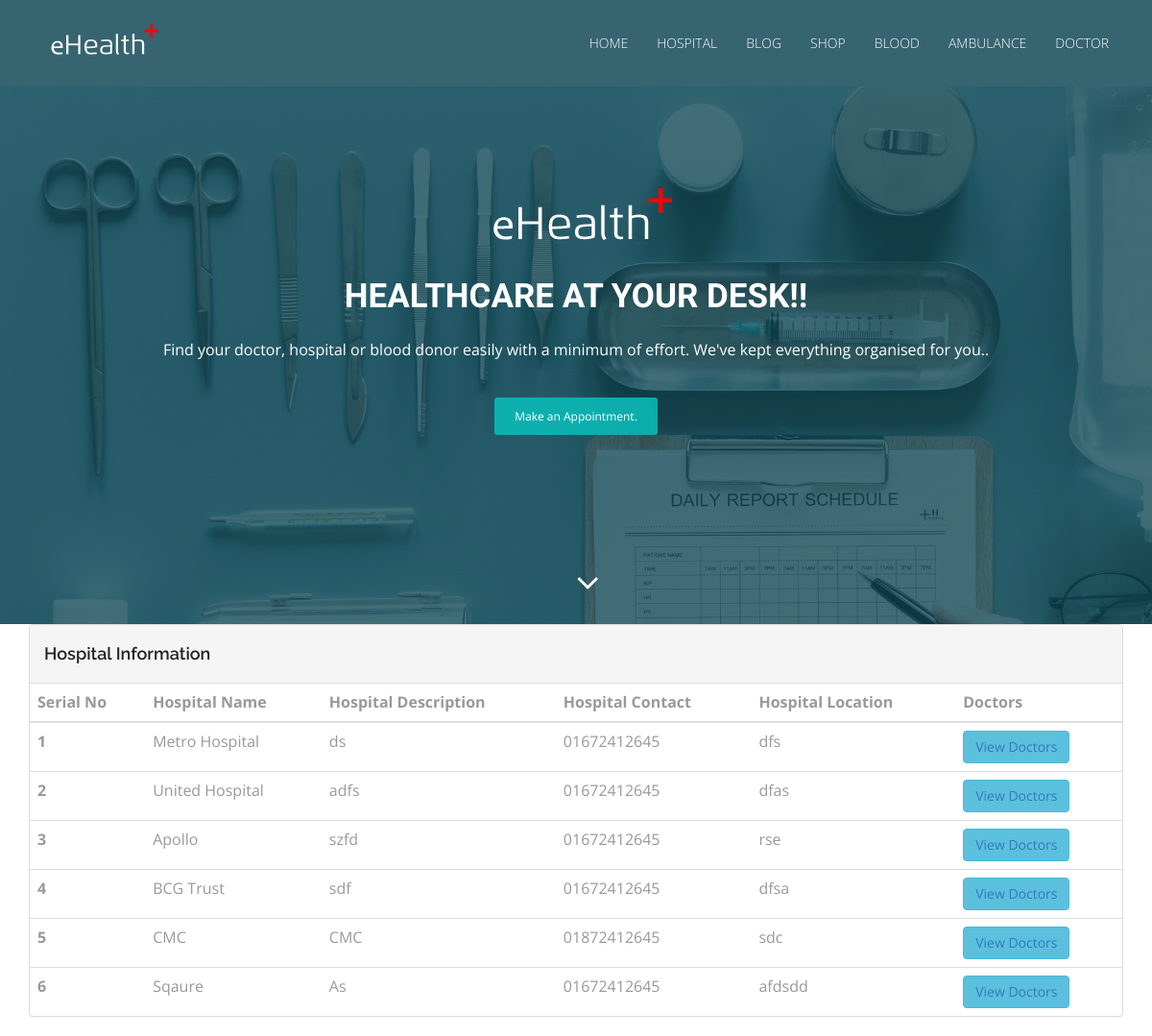
Screenshot of /index.php/welcome/hospital_master with the database file from the repository.
### tables this page shows
CREATE TABLE `tbl_hospital` (
  `hospital_id` int(11) NOT NULL,
  `cabin_id` int(11) NOT NULL,
  `hospital_name` varchar(255) NOT NULL,
  `hospital_desc` text NOT NULL,
  `hospital_contact` varchar(16) NOT NULL,
  `hospital_location` text NOT NULL,
  `hospital_status` tinyint(3) NOT NULL
);

### application/controllers/Welcome.php (called while the page is built, shortened)
<?php
class Welcome extends CI_Controller {
    public function __construct()
    {
        $this->load->model('welcome_model');
    }
    public function hospital_master()
    {
        $data = array();
        $data['hospital_list'] =$this->welcome_model->get_all_active_hospitals();
        $this->load->view('pages/hospital_master',$data);
    }
}

### index.php (called while the page is built, shortened)
<?php
require_once BASEPATH.'core/CodeIgniter.php';

### application/models/Welcome_model.php (called while the page is built, shortened)
<?php
class Welcome_model extends CI_Model{
    public function get_all_active_hospitals()
    {
        $result = $this->db->select('*')
            ->from('tbl_hospital')
            ->where('hospital_status',1)
            ->get()
            ->result();
        return $result;
    }
}

### application/views/pages/hospital_master.php (the view, shortened to what this page needs)
<!DOCTYPE html>
<html lang="en">
<head>
    <link rel="stylesheet" type="text/css" href="<?php echo base_url()?>asset/css/font-awesome.min.css">
    <link rel="stylesheet" type="text/css" href="<?php echo base_url()?>asset/css/bootstrap.min.css">
    <link rel="stylesheet" type="text/css" href="<?php echo base_url()?>asset/css/style.css">
</head>
<body id="myPage" data-spy="scroll" data-target=".navbar" data-offset="60">
<section id="banner" class="banner">
    <div class="bg-color">
        <nav class="navbar navbar-default navbar-fixed-top">
            <div class="container">
                <div class="col-md-12">
                    <div class="navbar-header">
                        <a class="navbar-brand" href="<?php echo base_url()?>"><img src="<?php echo base_url()?>asset/img/logo.png" class="img-responsive" style="width: 140px; margin-top: -16px;"></a>
                    </div>
                    <div class="collapse navbar-collapse navbar-right" id="myNavbar">
                        <ul class="nav navbar-nav">
                            <li class=""><a href="<?php echo base_url()?>">Home</a></li>
                            <li class=""><a href="<?php echo base_url('welcome/hospital_master')?>">Hospital</a></li>
                            <li class=""><a href="#blog">Blog</a></li>
                            <li class=""><a href="#shop">Shop</a></li>
                            <li class=""><a href="<?php echo base_url('welcome/add_donor_master')?>">Blood</a></li>
                            <li class=""><a href="<?php echo base_url('welcome/add_ambulance_master')?>">Ambulance</a></li>
                            <li class=""><a href="<?php echo base_url('welcome/add_doctor_master')?>">doctor</a></li>
                        </ul>
                    </div>
                </div>
            </div>
        </nav>
        <div class="container">
            <div class="row">
                <div class="banner-info">
                    <div class="banner-logo text-center">
                        <img src="<?php echo base_url()?>asset/img/logo.png" class="img-responsive">
                    </div>
                    <div class="banner-text text-center">
                        <h1 class="white">Healthcare at your desk!!</h1>
                        <p>Find your doctor, hospital or blood donor easily with a minimum of effort. We've kept everything organised for you..</p>
                        <a href="<?php echo base_url('welcome/add_doctor_master')?>" class="btn btn-appoint">Make an Appointment.</a>
                    </div>
                    <div class="overlay-detail text-center">
                        <a href="#cta-3"><i class="fa fa-angle-down"></i></a>
                    </div>
                </div>
            </div>
        </div>
    </div>
</section>
<section>
    <div class="container">
        <div class="panel panel-default">
            <div class="panel-heading">  <h4 >Hospital Information</h4></div>
            <table class="table table-dark">
                <thead>
                <tr>
                    <th scope="col">Serial No</th>
                    <th scope="col">Hospital Name</th>
                    <th scope="col">Hospital Description</th>
                    <th scope="col">Hospital Contact</th>
                    <th scope="col">Hospital Location</th>
                    <th scope="col">Doctors</th>
                </tr>
                </thead>
                <tbody>
                <?php
                $i = 1;
                foreach ($hospital_list as $hospital)
                {
                ?>
                    <tr>
                        <th scope="row"><?php echo $i++?></th>
                        <td><?php echo $hospital->hospital_name?></td>
                        <td><?php echo $hospital->hospital_desc?></td>
                        <td><?php echo $hospital->hospital_contact?></td>
                        <td><?php echo $hospital->hospital_location?></td>
                        <td><button type="button" class="btn btn-info"><a href="<?php echo base_url("welcome/add_hospital_doctors/$hospital->hospital_id")?>" target="_blank">
                                    View Doctors</a></button></td>
                    </tr>
                <?php } ?>
                </tbody>
            </table>
        </div>
    </div>
</section>
</body>
</html>

### asset/css/style.css (style rules this page uses)
body { font-family: 'Open Sans', sans-serif; line-height: 20px; color: #999999; font-size: 300; font-size: 16px; }
ol, ul { list-style: none; }
table { border-collapse: collapse; border-spacing: 0; }
h1, h2, h3, h4, h5, h6 { font-family: 'Raleway', sans-serif; font-weight: 600; color: #222222; }
a, a:hover, a:focus, a:active { outline: none; }
.navbar { margin-bottom: 0px; border: 0px; }
.navbar { border-radius: 0px; }
.navbar-default { background-color: #366470; padding: 20px 0; transition: all 0.3s; }
.navbar-default { background-color: #366470; border: 0px; }
.navbar-brand { font-family: 'Chewy', cursive; font-size: 32px; }
.navbar-brand img { padding-top: 2px; width: 120px !important; }
.navbar-default .navbar-brand, .navbar-default .navbar-brand:hover, .navbar-default .navbar-brand:focus { color: cyan; }
.white, .white:hover, .white:focus { color: #fff; width: 100% !important; }
.navbar-default .navbar-nav > li > a { color: #fff ; text-transform: uppercase; font-size: 14px; font-weight: 300; }
#banner { background: url('../img/bg-banner.jpg') no-repeat fixed; background-size: cover; min-height: 650px; position: relative; }
.bg-color { background-color: RGBA(13, 70, 83, 0.78); min-height: 650px; }
.banner-info { padding-top: 190px; }
.banner-logo img { display: inline-block; }
.banner-text { color: #fff; }
.banner-text h1 { font-family: 'Candal', sans-serif; font-size: 35px; text-transform: uppercase; padding-bottom:15px; }
.btn-appoint, .btn-appoint:hover, .btn-appoint:focus { margin-top: 30px; padding: 10px 20px; font-size: 12px; background-color: rgba(12, 184, 182, 0.91); border-radius: 3px; color: #fff; }
.overlay-detail a i { text-align: center; position: absolute; bottom: 25px; font-size: 38px; color: #fff; margin: 0 auto; }
td { border: 0px solid #ededed; border-top: 1px solid rgba(216, 216, 216, 0.5); padding: 6px 10px 6px 0; }
.white { color: #fff; }

### rows the page displays
tbl_hospital: hospital_name "Metro Hospital", hospital_desc "ds", hospital_contact "01672412645", hospital_location "dfs"
tbl_hospital: hospital_name "United Hospital", hospital_desc "adfs", hospital_contact "01672412645", hospital_location "dfas"
tbl_hospital: hospital_name "Apollo", hospital_desc "szfd", hospital_contact "01672412645", hospital_location "rse"
tbl_hospital: hospital_name "BCG Trust", hospital_desc "sdf", hospital_contact "01672412645", hospital_location "dfsa"
tbl_hospital: hospital_name "CMC", hospital_desc "CMC", hospital_contact "01872412645", hospital_location "sdc"
tbl_hospital: hospital_name "Sqaure", hospital_desc "As", hospital_contact "01672412645", hospital_location "afdsdd"
